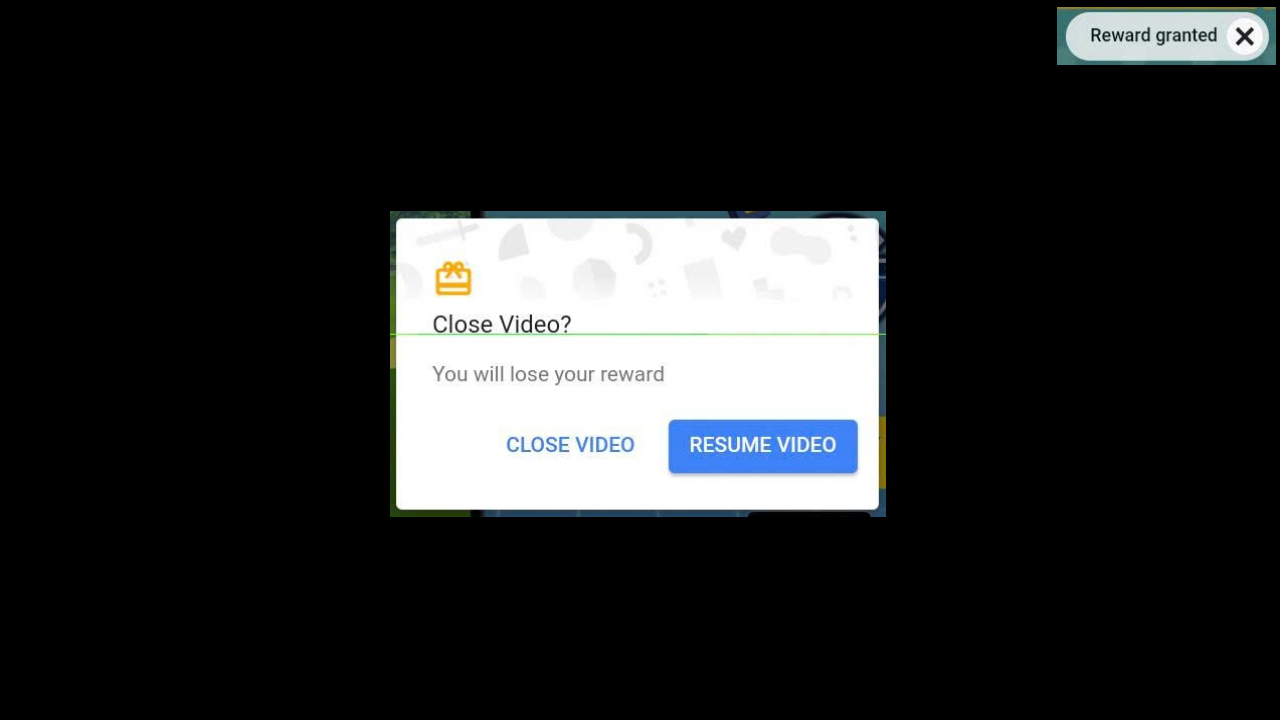
#> input picture tests/fixtures/ad_close_video_dialog.png, 1280 x 720 px
$ python -i ad_closer.py   (imports and definitions only)
#> lines starting #> are read from the running program, lines starting #| are printed output that depends on the picture
#> further down, picture is the input picture: PIL image 1280x720 RGB; mean R, G, B 38.9, 40.3, 41
"""Multi-layered rewarded-ad close detection (UI hierarchy, visual X/>>, and BACK fallback)."""

from dataclasses import dataclass
from pathlib import Path
import re
import subprocess
import xml.etree.ElementTree as ET

import numpy as np
from PIL import Image

from emulator import adb_run


KEYCODE_BACK = 4

_BOUNDS_RE = re.compile(r"^\[(-?\d+),(-?\d+)\]\[(-?\d+),(-?\d+)\]$")

_RESUME_WARNINGS = (
    "lose your reward",
    "lose reward",
    "forfeit",
    "not receive",
    "won't receive",
    "missing out on your reward",
    "close video?",
    "skip video?",
    "mất phần thưởng",
    "không nhận được phần thưởng",
    "chưa nhận được phần thưởng",
    "bỏ phần thưởng",
    "đóng video?",
    "kết thúc video?",
)
_RESUME_ACTIONS = (
    "resume",
    "continue watching",
    "keep watching",
    "continue",
    "watch video",
    "tiếp tục xem",
    "tiếp tục",
    "xem tiếp",
    "ở lại",
)
_REWARD_GRANTED_PHRASES = (
    "reward granted",
    "reward earned",
    "reward unlocked",
    "you've earned",
    "đã trao phần thưởng",
    "đã nhận phần thưởng",
    "đã cấp phần thưởng",
    "nhận thưởng thành công",
    "đã mở khóa phần thưởng",
)
_COUNTDOWN_PATTERNS = (
    re.compile(r"\b(?:reward in|seconds? left|secs? left|seconds? remaining|secs? remaining)\b", re.I),
    re.compile(r"\b\d+\s*(?:seconds?|secs?|s)\s*(?:remaining|left)\b", re.I),
    re.compile(r"(?:còn|phần thưởng sau|nhận thưởng sau|thưởng trong)\s*\d+", re.I),
    re.compile(r"\b\d+\s*giây\s*(?:còn lại|nữa)?\b", re.I),
)
_SHORT_TIMER_RE = re.compile(r"^(?:\d{1,2}|\d{1,2}\s*s|0:\d{2})$", re.I)

_CLOSE_SYMBOLS = {"x", "×", "✕", "✖", "⨯", "╳"}
_SKIP_SYMBOLS = {">>", "»", ">|", "⏭"}
_CLOSE_LABELS = {
    "close",
    "close ad",
    "close button",
    "close video",
    "close advertisement",
    "dismiss",
    "no thanks",
    "no, thanks",
    "return to app",
    "return to game",
    "exit ad",
    "đóng",
    "đóng quảng cáo",
    "nút đóng",
    "tắt",
    "tắt quảng cáo",
    "không, cảm ơn",
    "quay lại ứng dụng",
    "quay lại trò chơi",
    "thoát quảng cáo",
}
_SKIP_LABELS = {
    "skip",
    "skip ad",
    "skip video",
    "next ad",
    "bỏ qua",
    "bỏ qua quảng cáo",
    "bỏ qua video",
    "quảng cáo tiếp theo",
}
_NEXT_AD_LABELS = {"next ad", "quảng cáo tiếp theo"}
_CLOSE_ID_TOKENS = (
    "close_button",
    "btn_close",
    "iv_close",
    "ad_close",
    "close_btn",
    "endcard_close",
    "mbridge_windwv_close",
    "tt_video_ad_close",
    "ia_tv_close",
    "vungle_close",
    "unityads_close",
    "close_wrapper",
    "dismiss_button",
    "btn_dismiss",
    "skip_button",
    "btn_skip",
    "al_skip",
)
_EXCLUDED_KEYWORDS = (
    "mute",
    "unmute",
    "volume",
    "sound",
    "audio",
    "speaker",
    "âm thanh",
    "tắt tiếng",
    "bật tiếng",
    "loa",
    "adchoices",
    "ad_choices",
    "why this ad",
    "privacy",
    "policy",
    "report",
    "feedback",
    "about_ad",
    "google_logo",
    "giới thiệu",
    "báo cáo",
    "quảng cáo của",
    "quyền riêng tư",
    "install",
    "download",
    "learn more",
    "learn_more",
    "watch now",
    "play now",
    "shop now",
    "sign up",
    "get_button",
    "cta",
    "cài đặt",
    "tải xuống",
    "tải về",
    "tìm hiểu thêm",
    "xem ngay",
    "chơi ngay",
    "mua ngay",
    "đăng ký",
)


@dataclass(frozen=True)
class AdSignal:
    kind: str  # "reward_granted", "ad_ui_close", "ad_visual_close", "ad_resume", "ad_back", "countdown_active"
    point: tuple[int, int] | None = None
    raw_point: bool = True
    keyevent: int | None = None


@dataclass(frozen=True)
class _UiNode:
    text: str
    desc: str
    res_id: str
    cls: str
    clickable: bool
    bounds: tuple[int, int, int, int]

    @property
    def width(self) -> int:
        return self.bounds[2] - self.bounds[0]

    @property
    def height(self) -> int:
        return self.bounds[3] - self.bounds[1]

    # [4 lines left out: function center, not called in this run]


def _norm(text: str) -> str:
    return " ".join(text.strip().lower().split())


# [218 lines left out: functions _is_excluded, parse_ui_nodes, analyze_ad_xml, dump_ui_xml, not called in this run]


def _box_sum(integral: np.ndarray, kh: int, kw: int) -> np.ndarray:
    return (
        integral[kh:, kw:]
        - integral[:-kh, kw:]
        - integral[kh:, :-kw]
        + integral[:-kh, :-kw]
    )


def _zncc_search(patch_gray: np.ndarray, kernel: np.ndarray) -> tuple[float, int, int]:
    kh, kw = kernel.shape
    ph, pw = patch_gray.shape
    if ph < kh or pw < kw:
        return -1.0, 0, 0
    k = kernel.astype(np.float32)
    k_zero = k - k.mean()
    k_norm = float(np.sqrt(np.sum(k_zero * k_zero)))
    if k_norm < 1e-3:
        return -1.0, 0, 0

    p64 = patch_gray.astype(np.float64)
    sat = np.pad(p64, ((1, 0), (1, 0))).cumsum(axis=0).cumsum(axis=1)
    sat2 = np.pad(p64 * p64, ((1, 0), (1, 0))).cumsum(axis=0).cumsum(axis=1)
    n_pix = float(kh * kw)
    w_sum = _box_sum(sat, kh, kw)
    w_sum2 = _box_sum(sat2, kh, kw)
    w_var_sum = np.maximum(0.0, w_sum2 - (w_sum * w_sum) / n_pix)
    w_std = np.sqrt(w_var_sum)
    # Require meaningful local contrast (>= 16 gray std across the icon patch).
    min_norm = 16.0 * np.sqrt(n_pix)
    valid = w_std >= min_norm
    if not np.any(valid):
        return -1.0, 0, 0
    windows = np.lib.stride_tricks.sliding_window_view(patch_gray, (kh, kw))
    numer = np.tensordot(windows, k_zero, axes=((-2, -1), (0, 1)))
    scores = np.where(valid, numer / (w_std * k_norm + 1e-6), -1.0)
    iy, ix = np.unravel_index(np.argmax(scores), scores.shape)
    return float(scores[iy, ix]), int(ix), int(iy)


class CloseVideoDetector:
    """Recognize the buttons and reward badge of the landscape Close Video dialog."""

    # [50 lines left out: functions __init__, _blue, _matches, buttons, reward_visible, not called in this run]


def _synthetic_x_kernel(size: int, stroke: float = 2.0) -> np.ndarray:
    c = (size - 1) / 2.0
    yy, xx = np.mgrid[0:size, 0:size]
    dx = xx - c
    dy = yy - c
    r = np.hypot(dx, dy)
    arm_len = size * 0.34
    d1 = np.abs(dx - dy) / np.sqrt(2.0)
    d2 = np.abs(dx + dy) / np.sqrt(2.0)
    on_x = ((d1 <= stroke * 0.55) | (d2 <= stroke * 0.55)) & (np.maximum(np.abs(dx), np.abs(dy)) <= arm_len)
    in_disc = r <= size * 0.46
    kernel = np.zeros((size, size), dtype=np.float32)
    kernel[in_disc] = -0.35
    kernel[on_x] = 1.0
    return kernel


# [31 lines left out: function _verify_x_geometry, not called in this run]


class VisualCloseDetector:
    """Detect corner X buttons and the inset close control on the supplied Moxim ad."""

    def __init__(self, atlas_path: Path | None = None):
        path = atlas_path or Path(__file__).with_name("play_templates.npz")
        self.icon_templates: list[tuple[np.ndarray, tuple[int, int], float]] = []
        if path.is_file():
            with np.load(path, allow_pickle=False) as atlas:
                specs = (
                    ("ad_end_close", slice(None), slice(None), (20, 20), 0.80),
                    ("ad_sheet_close", slice(None), slice(None), (20, 20), 0.80),
                    ("reward", slice(None), slice(168, None), (14, 14), 0.81),
                    ("reward_mixed", slice(None), slice(168, 198), (15, 16), 0.81),
                    ("reward_light", slice(None), slice(142, None), (14, 12), 0.82),
                )
                for name, ys, xs, center, threshold in specs:
                    if name not in atlas:
                        continue
                    base = atlas[name][ys, xs].mean(axis=2).astype(np.float32)
                    pil_base = Image.fromarray(np.clip(base, 0, 255).astype(np.uint8), "L")
                    for scale in (1.0, 0.85, 1.15):
                        sw = max(14, round(pil_base.width * scale))
                        sh = max(14, round(pil_base.height * scale))
                        resized = np.asarray(pil_base.resize((sw, sh), Image.Resampling.BILINEAR), dtype=np.float32)
                        sc = (round(center[0] * scale), round(center[1] * scale))
                        self.icon_templates.append((resized, sc, threshold))

        self.synthetic_kernels = []
        for size, arm_r in ((21, 6), (27, 8), (33, 10)):
            kern = _synthetic_x_kernel(size)
            c = size // 2
            self.synthetic_kernels.append((kern, c, arm_r))
            self.synthetic_kernels.append((-kern, c, arm_r))

        moxim_path = Path(__file__).with_name("ad_moxim_logo.png")
        self.moxim_logo_template: np.ndarray | None = None
        if moxim_path.is_file():
            with Image.open(moxim_path) as logo:
                logo_gray = logo.convert("L")
                logo_small = logo_gray.resize(
                    (round(logo_gray.width * 0.5), round(logo_gray.height * 0.5)),
                    Image.Resampling.BILINEAR,
                )
                self.moxim_logo_template = np.asarray(logo_small, dtype=np.float32)
        moxim_close_path = Path(__file__).with_name("ad_moxim_close.png")
        self.moxim_close_template: np.ndarray | None = None
        if moxim_close_path.is_file():
            with Image.open(moxim_close_path) as close_icon:
                close_gray = close_icon.convert("L")
                close_small = close_gray.resize(
                    (round(close_gray.width * 0.5), round(close_gray.height * 0.5)),
                    Image.Resampling.BILINEAR,
                )
                self.moxim_close_template = np.asarray(close_small, dtype=np.float32)

    def find_close(self, image: Image.Image) -> tuple[int, int] | None:
        orig_w, orig_h = image.size
#> orig_w = 1280; orig_h = 720
        if orig_w < 240 or orig_h < 240:
            return None
        short_side = min(orig_w, orig_h)
#> short_side = 720
        scale = 720.0 / short_side
#> scale = 1
        norm_w = round(orig_w * scale)
#> norm_w = 1280
        norm_h = round(orig_h * scale)
#> norm_h = 720
        gray_img = image.convert("L")
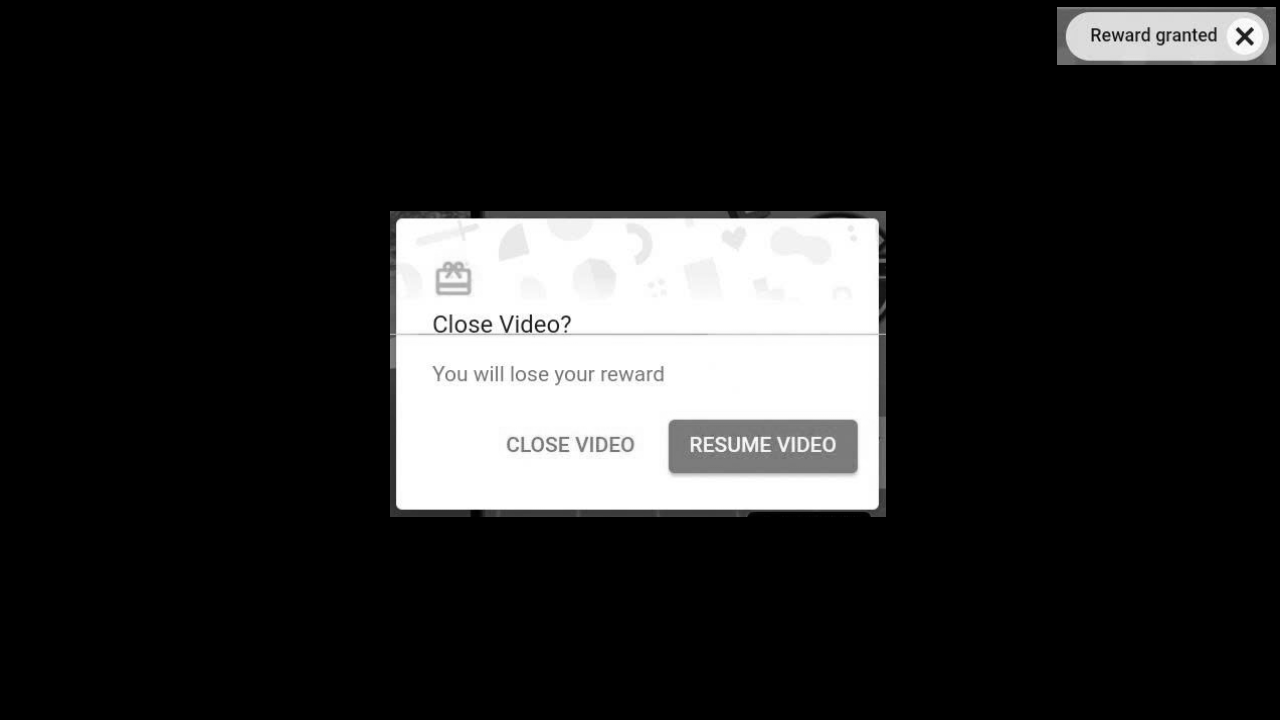
#> gray_img: PIL image 1280x720 L; min 0, max 255, mean 40
        if (norm_w, norm_h) != (orig_w, orig_h):
            gray_img = gray_img.resize((norm_w, norm_h), Image.Resampling.BILINEAR)
        gray = np.asarray(gray_img, dtype=np.float32)

        # Search top-right first, then top-left.
        corners = (
            (max(0, norm_w - 136), 4, norm_w - 2, min(norm_h, 108)),
            (2, 4, min(norm_w, 136), min(norm_h, 108)),
        )
#> corners = ((1144, 4, 1278, 108), (2, 4, 136, 108))
        for x0, y0, x1, y1 in corners:
            patch = gray[y0:y1, x0:x1]
            best_score = -1.0
            best_pt = None
            for tmpl, (cx_off, cy_off), threshold in self.icon_templates:
                score, ix, iy = _zncc_search(patch, tmpl)
                if score >= threshold and score > best_score:
                    best_score = score
                    best_pt = (x0 + ix + cx_off, y0 + iy + cy_off)
            if best_pt is not None:
                return (
                    round(best_pt[0] / scale),
                    round(best_pt[1] / scale),
                )
#> this loop made 2 passes
#> pass 1, in find_close, `patch = gray[y0:y1, x0:x1]`:
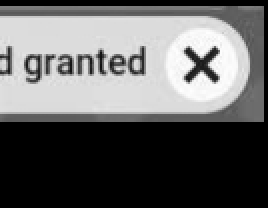
#> patch: shape (104, 134) float32 (shown 2 times larger); min 0, max 254, mean 99.4

        for x0, y0, x1, y1 in corners:
            patch = gray[y0:y1, x0:x1]
            for kern, half, arm_r in self.synthetic_kernels:
                score, ix, iy = _zncc_search(patch, kern)
                if score >= 0.78:
                    cx, cy = ix + half, iy + half
                    if _verify_x_geometry(patch, cx, cy, arm_r):
                        return (
                            round((x0 + cx) / scale),
                            round((y0 + cy) / scale),
                        )
#> this loop made 2 passes
#> pass 1, in _zncc_search, `k = kernel.astype(np.float32)`:
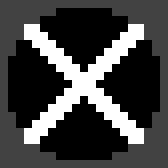
#> k: shape (21, 21) float32 (shown 8 times larger); min -0.35, max 1, mean 0.0122; drawn with min black and max white
#> pass 1, in _zncc_search, `sat = np.pad(p64, ((1, 0), (1, 0))).cumsum(axis=0).cumsum(axis=1)`:
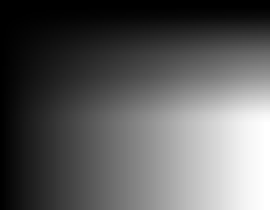
#> sat: shape (105, 135) float64 (shown 2 times larger); min 0, max 1384927, mean 497277.5; drawn with min black and max white

        # This Moxim ad has an inset X at the supplied screen coordinate.
        # The logo is visible while the video plays, so also require the close
        # icon itself before returning a point or spending a tap attempt.
        if (self.moxim_logo_template is not None and self.moxim_close_template is not None
                and norm_w >= 1100 and norm_h >= 650):
            x0, y0, x1, y1 = 500, 34, min(norm_w, 950), min(norm_h, 210)
            roi = gray[y0:y1, x0:x1]
            roi_small = Image.fromarray(np.clip(roi, 0, 255).astype(np.uint8)).resize(
                (round(roi.shape[1] * 0.5), round(roi.shape[0] * 0.5)),
                Image.Resampling.BILINEAR,
            )
            score, _, _ = _zncc_search(
                np.asarray(roi_small, dtype=np.float32),
                self.moxim_logo_template,
            )
            if score >= 0.88:
                close_x0, close_y0, close_x1, close_y1 = 307, 84, 363, 144
                close_roi = gray[close_y0:close_y1, close_x0:close_x1]
                close_small = Image.fromarray(
                    np.clip(close_roi, 0, 255).astype(np.uint8)
                ).resize(
                    (round(close_roi.shape[1] * 0.5), round(close_roi.shape[0] * 0.5)),
                    Image.Resampling.BILINEAR,
                )
                close_score, _, _ = _zncc_search(
                    np.asarray(close_small, dtype=np.float32),
                    self.moxim_close_template,
                )
                if close_score >= 0.88:
                    return round(335 / scale), round(109 / scale)
        return None


class AdCloser:
    """Coordinate motion tracking, uiautomator inspection, visual X matching, and BACK fallback."""

    # [109 lines left out: functions __init__, reset, _update_motion, inspect, not called in this run]

>>> from PIL import Image
>>> picture = Image.open('tests/fixtures/ad_close_video_dialog.png')
>>> result = VisualCloseDetector().find_close(picture)
